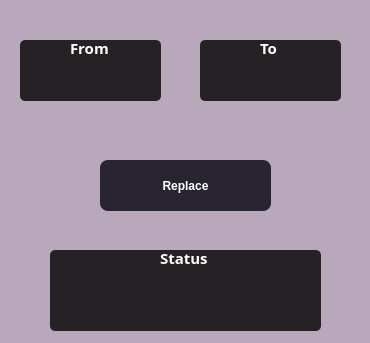
<?xml version="1.0" encoding="UTF-8"?>
<ui version="4.0">
 <class>ReplaceWord</class>
 <widget class="QWidget" name="ReplaceWord">
  <property name="geometry">
   <rect>
    <x>0</x>
    <y>0</y>
    <width>370</width>
    <height>343</height>
   </rect>
  </property>
  <property name="windowTitle">
   <string>ReplaceWord</string>
  </property>
  <widget class="QTextEdit" name="FromText">
   <property name="geometry">
    <rect>
     <x>20</x>
     <y>40</y>
     <width>141</width>
     <height>61</height>
    </rect>
   </property>
   <property name="styleSheet">
    <string notr="true">
QWidget
{
background-color: #814582;
	background :rgba(0,0,0,0.8);
	
	border: none;
	border-radius: 5px;
	padding: 5px;
color: #fff;

}
</string>
   </property>
  </widget>
  <widget class="QPushButton" name="Replace">
   <property name="geometry">
    <rect>
     <x>100</x>
     <y>160</y>
     <width>171</width>
     <height>51</height>
    </rect>
   </property>
   <property name="styleSheet">
    <string notr="true">QPushButton
{

	background-color: #B9A7BB;
background :rgba(0,0,10,200);
	color: #fff;
	font-size: 12px;
	font-weight: bold;
	border: none;
	border-radius: 8px;
	padding: 5px;


}
QPushButton::pressed
{
	background-color: qlineargradient(spread:pad, x1:0, y1:0.511, x2:1, y2:0.511, stop:0 rgba(0, 207, 179, 255),stop:1 rgba(70, 255, 230, 255));

}
QPushButton::hover
{
	background-color: #6d286e;
 
}</string>
   </property>
   <property name="text">
    <string>Replace</string>
   </property>
  </widget>
  <widget class="QTextEdit" name="ToText">
   <property name="geometry">
    <rect>
     <x>200</x>
     <y>40</y>
     <width>141</width>
     <height>61</height>
    </rect>
   </property>
   <property name="styleSheet">
    <string notr="true">
QWidget
{
background-color: #814582;
	background :rgba(0,0,0,0.8);
	
	border: none;
	border-radius: 5px;
	padding: 5px;
color: #fff;

}
</string>
   </property>
   <property name="frameShape">
    <enum>QFrame::StyledPanel</enum>
   </property>
  </widget>
  <widget class="QTextBrowser" name="textBrowser">
   <property name="geometry">
    <rect>
     <x>50</x>
     <y>250</y>
     <width>271</width>
     <height>81</height>
    </rect>
   </property>
   <property name="styleSheet">
    <string notr="true">
QWidget
{
background-color: #814582;
	background :rgba(0,0,0,0.8);
	
	border: none;
	border-radius: 5px;
	padding: 5px;
color: #fff;

}
</string>
   </property>
  </widget>
  <widget class="QLabel" name="To">
   <property name="geometry">
    <rect>
     <x>260</x>
     <y>40</y>
     <width>21</width>
     <height>16</height>
    </rect>
   </property>
   <property name="font">
    <font>
     <family>Yu Gothic UI Semibold</family>
     <pointsize>11</pointsize>
     <bold>true</bold>
    </font>
   </property>
   <property name="styleSheet">
    <string notr="true">
QWidget
{


color : #fff

}
</string>
   </property>
   <property name="text">
    <string>To</string>
   </property>
  </widget>
  <widget class="QLabel" name="label">
   <property name="geometry">
    <rect>
     <x>0</x>
     <y>0</y>
     <width>561</width>
     <height>391</height>
    </rect>
   </property>
   <property name="styleSheet">
    <string notr="true">QWidget
{
	background-color: 
#B9A7BB

}</string>
   </property>
   <property name="text">
    <string/>
   </property>
   <property name="pixmap">
    <pixmap>../../../Desktop/New folder/wp2466502.jpg</pixmap>
   </property>
   <property name="scaledContents">
    <bool>true</bool>
   </property>
  </widget>
  <widget class="QLabel" name="To_2">
   <property name="geometry">
    <rect>
     <x>70</x>
     <y>40</y>
     <width>41</width>
     <height>16</height>
    </rect>
   </property>
   <property name="font">
    <font>
     <family>Yu Gothic UI Semibold</family>
     <pointsize>11</pointsize>
     <bold>true</bold>
    </font>
   </property>
   <property name="styleSheet">
    <string notr="true">
QWidget
{


color : #fff

}
</string>
   </property>
   <property name="text">
    <string>From</string>
   </property>
  </widget>
  <widget class="QLabel" name="To_3">
   <property name="geometry">
    <rect>
     <x>340</x>
     <y>340</y>
     <width>49</width>
     <height>16</height>
    </rect>
   </property>
   <property name="styleSheet">
    <string notr="true">
QWidget
{


color : #fff

}
</string>
   </property>
   <property name="text">
    <string>To</string>
   </property>
  </widget>
  <widget class="QLabel" name="To_4">
   <property name="geometry">
    <rect>
     <x>160</x>
     <y>250</y>
     <width>49</width>
     <height>16</height>
    </rect>
   </property>
   <property name="font">
    <font>
     <family>Yu Gothic UI Semibold</family>
     <pointsize>11</pointsize>
     <bold>true</bold>
    </font>
   </property>
   <property name="styleSheet">
    <string notr="true">
QWidget
{


color : #fff

}
</string>
   </property>
   <property name="text">
    <string>Status</string>
   </property>
  </widget>
  <zorder>label</zorder>
  <zorder>Replace</zorder>
  <zorder>FromText</zorder>
  <zorder>ToText</zorder>
  <zorder>textBrowser</zorder>
  <zorder>To</zorder>
  <zorder>To_2</zorder>
  <zorder>To_3</zorder>
  <zorder>To_4</zorder>
 </widget>
 <layoutdefault spacing="6" margin="11"/>
 <resources/>
 <connections/>
</ui>
